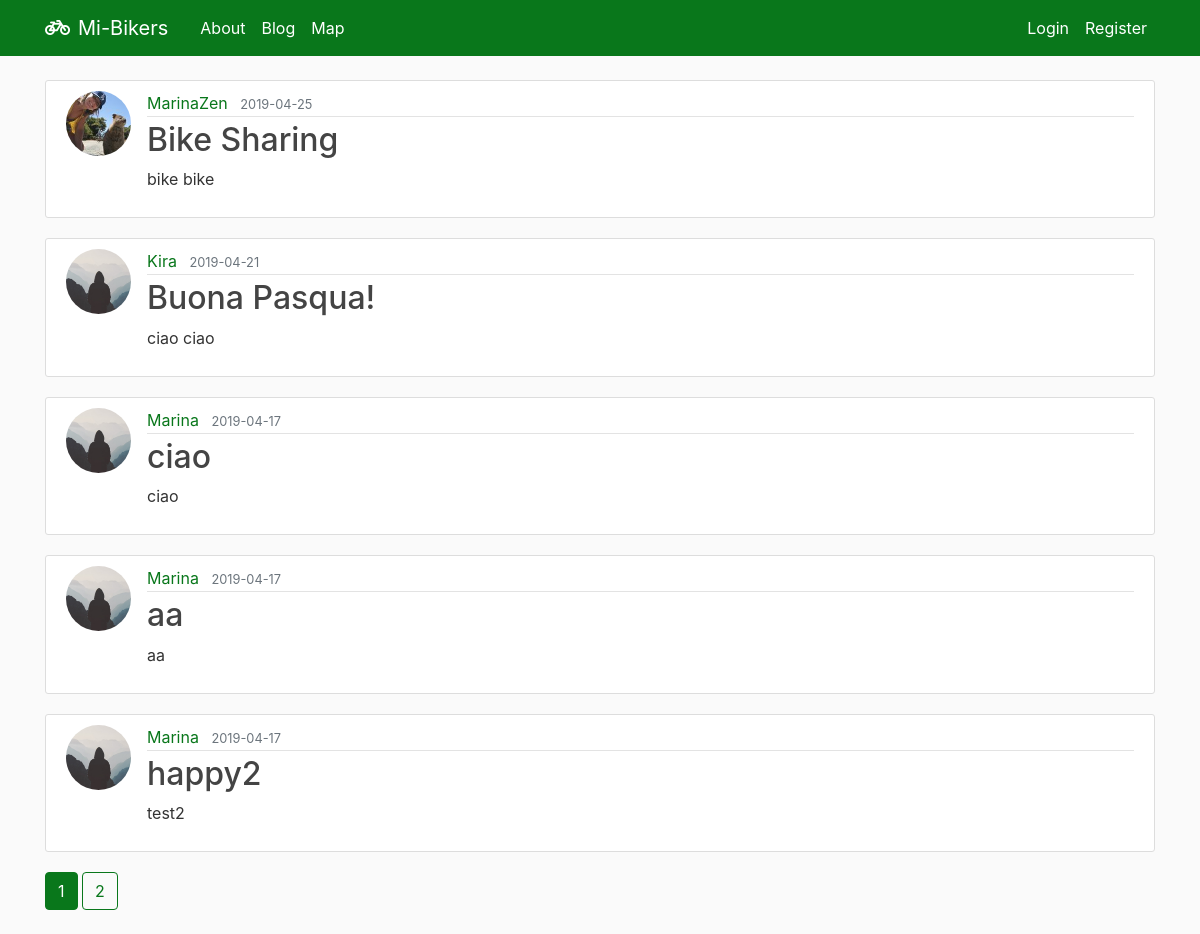
The app's page /blog, older data.
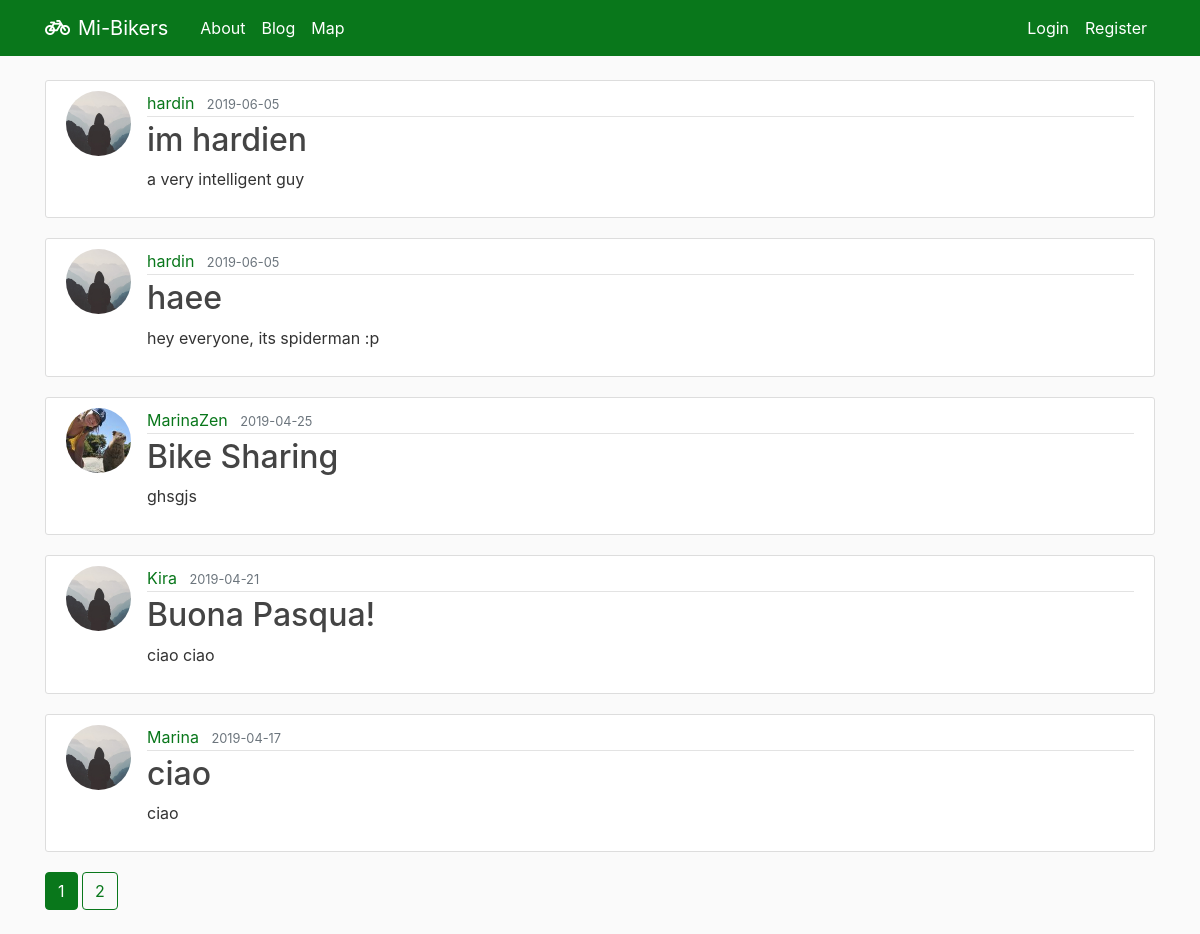
The same page, newer data.
### flaskblog/models.py (models this page shows, shortened)
class Post(db.Model):
    id = db.Column(db.Integer, primary_key=True)
    title = db.Column(db.String(100), nullable=False)
    date_posted = db.Column(db.DateTime, nullable=False, default=datetime.utcnow)
    content = db.Column(db.Text, nullable=False)
    user_id = db.Column(db.Integer, db.ForeignKey('user.id'), nullable=False)

class User(db.Model, UserMixin):
    id = db.Column(db.Integer, primary_key=True)
    username = db.Column(db.String(20), unique=True, nullable=False)
    email = db.Column(db.String(120), unique=True, nullable=False)
    image_file = db.Column(db.String(20), nullable=False, default='default.jpg')
    password = db.Column(db.String(60), nullable=False)
    posts = db.relationship('Post', backref='author', lazy=True)

### flaskblog/main/routes.py (the view)
@main.route("/blog")
def blog():
    page = request.args.get('page', 1, type=int)
    posts = Post.query.order_by(Post.date_posted.desc()).paginate(page=page, per_page=5)
    return render_template('blog.html', posts=posts)

### flaskblog/templates/blog.html
{% extends "layout.html" %}
{% block content %}
    {% for post in posts.items %}
        <article class="media content-section">
          <img class="rounded-circle article-img" src="{{ url_for('static', filename='profile_pics/' + post.author.image_file) }}">
          <div class="media-body">
            <div class="article-metadata">
              <a class="mr-2" href="{{ url_for('users.user_posts', username=post.author.username) }}">{{ post.author.username }}</a>
              <small class="text-muted">{{ post.date_posted.strftime('%Y-%m-%d') }}</small>
            </div>
            <h2><a class="article-title" href="{{ url_for('posts.post', post_id=post.id) }}">{{ post.title }}</a></h2>
            <p class="article-content">{{ post.content }}</p>
          </div>
        </article>
    {% endfor %}
    {% for page_num in posts.iter_pages(left_edge=1, right_edge=1, left_current=1, right_current=2) %}
      {% if page_num %}
        {% if posts.page == page_num %}
          <a class="btn btn-info mb-4" href="{{ url_for('main.blog', page=page_num) }}">{{ page_num }}</a>
        {% else %}
          <a class="btn btn-outline-info mb-4" href="{{ url_for('main.blog', page=page_num) }}">{{ page_num }}</a>
        {% endif %}
      {% else %}
        ...
      {% endif %}
    {% endfor %}
{% endblock content %}

Row changes from the older to the newer data that the page shows:
no longer on this page (row unchanged): Post: image_file (placeholder picture), author.username "Marina", date_posted "2019-04-17", title "aa", content "aa"
no longer on this page (row unchanged): Post: image_file (placeholder picture), author.username "Marina", date_posted "2019-04-17", title "happy2", content "test2"
added Post: image_file (placeholder picture), author.username "hardin", date_posted "2019-06-05", title "im hardien", content "a very intelligent guy"
added Post: image_file (placeholder picture), author.username "hardin", date_posted "2019-06-05", title "haee", content "hey everyone, its spiderman :p"
changed Post "Bike Sharing": content "bike bike" → "ghsgjs"
